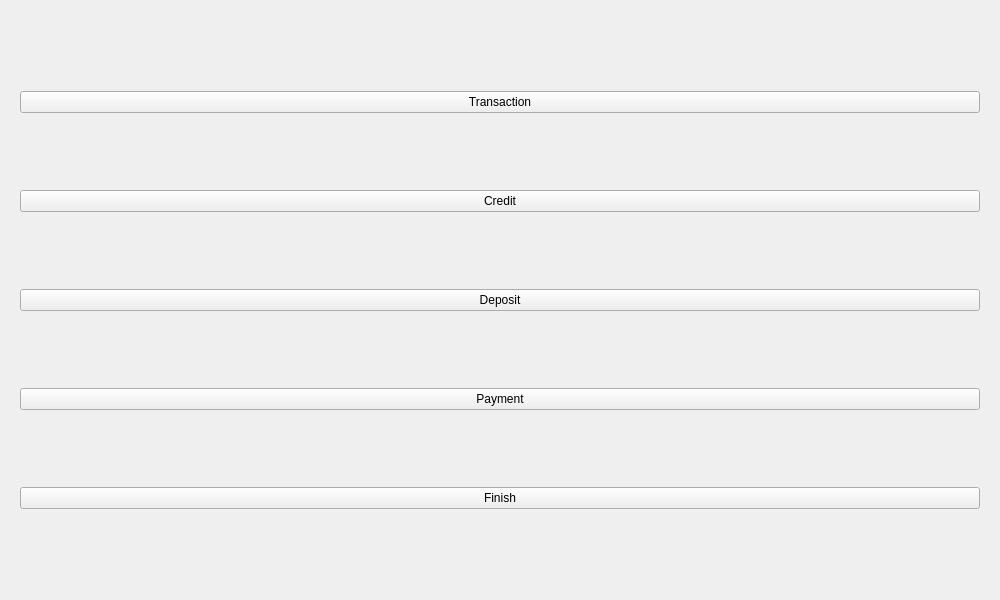
<?xml version="1.0" encoding="UTF-8"?>
<ui version="4.0">
 <class>MainMenuWindow</class>
 <widget class="QWidget" name="MainMenuWindow">
  <property name="geometry">
   <rect>
    <x>0</x>
    <y>0</y>
    <width>1000</width>
    <height>600</height>
   </rect>
  </property>
  <property name="windowTitle">
   <string>Form</string>
  </property>
  <layout class="QVBoxLayout" name="verticalLayout">
   <item>
    <widget class="QStackedWidget" name="stackedWidget">
     <widget class="QWidget" name="pageMenu">
      <layout class="QVBoxLayout" name="verticalLayout_2">
       <item>
        <widget class="QPushButton" name="btnTransaction">
         <property name="text">
          <string>Transaction</string>
         </property>
        </widget>
       </item>
       <item>
        <widget class="QPushButton" name="btnCredit">
         <property name="text">
          <string>Credit</string>
         </property>
        </widget>
       </item>
       <item>
        <widget class="QPushButton" name="btnDeposit">
         <property name="text">
          <string>Deposit</string>
         </property>
        </widget>
       </item>
       <item>
        <widget class="QPushButton" name="btnPayment">
         <property name="text">
          <string>Payment</string>
         </property>
        </widget>
       </item>
       <item>
        <widget class="QPushButton" name="btnFinish">
         <property name="text">
          <string>Finish</string>
         </property>
        </widget>
       </item>
      </layout>
     </widget>
 	</widget>
   </item>
  </layout>
 </widget>
 <resources/>
 <connections/>
</ui>
